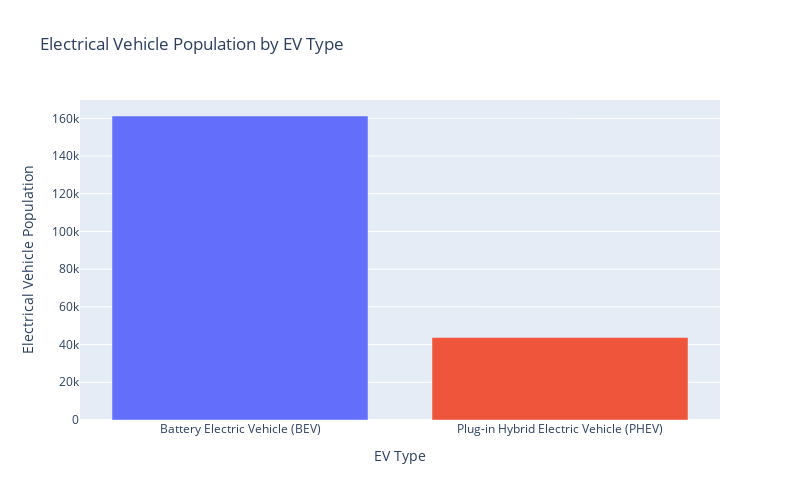

Notebook cell for this chart:
### Code cell
# Try Plotly

# EV 타입별 카운트 계산
ev_type_counts = ev['ev_type'].value_counts().reset_index()
ev_type_counts.columns = ['ev_type', 'count']

# Plotly를 사용한 바 차트 생성
fig = px.bar(ev_type_counts, x='ev_type', y='count',
             title='Electrical Vehicle Population by EV Type',
             labels={'count': 'Electrical Vehicle Population', 'ev_type': 'EV Type'},
             color='ev_type')

# 레이아웃 조정
fig.update_layout(
    xaxis_title='EV Type',
    yaxis_title='Electrical Vehicle Population',
    showlegend=False,
    width=800,
    height=500
)

# 차트 표시
fig.show()

### Figure 1 — Plotly figure (JSON) as saved in the notebook; plotly's stock layout.template omitted (floating-point values rounded to 4 significant figures)
{"data": [{"alignmentgroup": "True", "hovertemplate": "EV Type=%{x}<br>Electrical Vehicle Population=%{y}<extra></extra>", "legendgroup": "Battery Electric Vehicle (BEV)", "marker": {"color": "#636efa", "pattern": {"shape": ""}}, "name": "Battery Electric Vehicle (BEV)", "offsetgroup": "Battery Electric Vehicle (BEV)", "orientation": "v", "showlegend": true, "textposition": "auto", "type": "bar", "x": ["Battery Electric Vehicle (BEV)"], "xaxis": "x", "y": [161222], "yaxis": "y"}, {"alignmentgroup": "True", "hovertemplate": "EV Type=%{x}<br>Electrical Vehicle Population=%{y}<extra></extra>", "legendgroup": "Plug-in Hybrid Electric Vehicle (PHEV)", "marker": {"color": "#EF553B", "pattern": {"shape": ""}}, "name": "Plug-in Hybrid Electric Vehicle (PHEV)", "offsetgroup": "Plug-in Hybrid Electric Vehicle (PHEV)", "orientation": "v", "showlegend": true, "textposition": "auto", "type": "bar", "x": ["Plug-in Hybrid Electric Vehicle (PHEV)"], "xaxis": "x", "y": [43775], "yaxis": "y"}], "layout": {"barmode": "relative", "height": 500, "legend": {"title": {"text": "EV Type"}, "tracegroupgap": 0}, "showlegend": false, "title": {"text": "Electrical Vehicle Population by EV Type"}, "width": 800, "xaxis": {"anchor": "y", "autorange": true, "categoryarray": ["Battery Electric Vehicle (BEV)", "Plug-in Hybrid Electric Vehicle (PHEV)"], "categoryorder": "array", "domain": [0, 1], "range": [-0.5, 1.5], "title": {"text": "EV Type"}, "type": "category"}, "yaxis": {"anchor": "x", "autorange": true, "domain": [0, 1], "range": [0, 169700.0], "title": {"text": "Electrical Vehicle Population"}, "type": "linear"}}}
